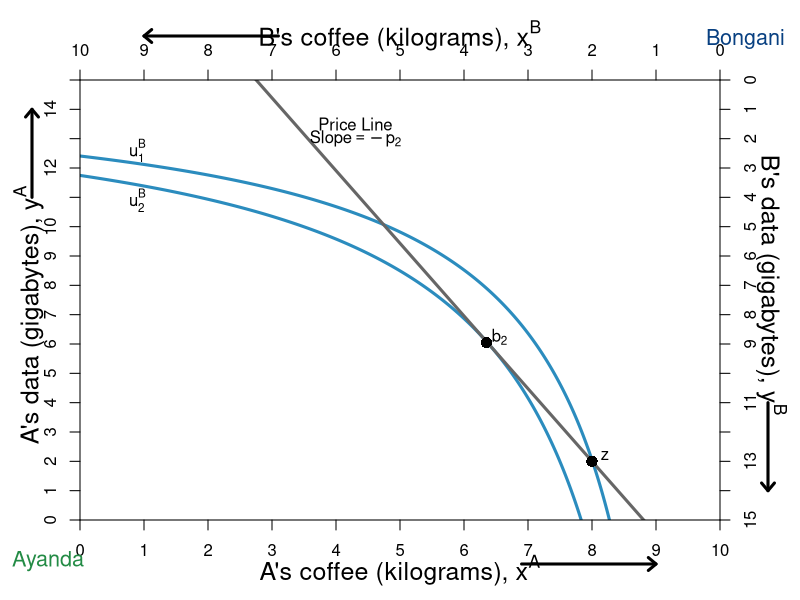

Generate this figure with R:
#require(ggplot2)
require(shape)
pdf(file = "property/property_psp1_offer_step2.pdf", width = 9, height = 7)

#Set parameters for graphics
axislabelsize <- 1.5
graphlinewidth <- 3
namesize <- 1.3

COL <- c("#7fc97f", "#beaed4", "#fdc086", "#ffff99", "#386cb0", "#f0027f", "#bf5b17", "#666666")
COLA <- c("#99d8c9","#66c2a4","#41ae76", "#238b45", "#005824")
COLB <- c("#4eb3d3", "#2b8cbe", "#0868ac","#084081")


indiffcurveA1 <- function(x, U = 4, A = 1, a = 0.5) {
  ((((U-2)/A)*(1/x)^a)^(1/(1-a)))
}

indiffcurveA2 <- function(x, U = 4, A = 1, a = 0.5) {
  (((U/A)*(1/x)^a)^(1/(1-a)))
}

indiffcurveA3 <- function(x, U = 6.196918, A = 1, a = 0.5) {
  (((U/A)*(1/x)^a)^(1/(1-a)))
}

indiffcurveA4 <- function(x, U = 6.984164, A = 1, a = 0.5) {
  ((((U)/A)*(1/x)^a)^(1/(1-a)))
}

paretoEC <- function(x) {
  (3/2)*x
}

MonopolyPrice <- function(x) {
  21.82142 - 2.477677*x 
}

PriceLine <- function(x, intercept = 10, slope = 1) {
  intercept - slope*x 
}


OfferCurveA <- function(x) {
  x/(x  - 4)
}

mrsplot <- function(x) {
  (13/2)*(x/(9-x)^2)
}

OfferCurveB <- function(x) {
  15 - (13/2)*(10 - x)/(9 - x)
}

#Deriving the offer curves: let py = 1
#wA = 8px + 2py = 8px + 2; Demand: x = w/2px => x = 4 + 1/px => px = 1/(x - 4)
#Offer curve is y = px*x => (1/(x-4))*x = x/(x-4) defined for x neq 4
#wA = 2px + 13py = 2px + 13; Demand: x = w/2px => x = 1 + 13/2px => px = 13/2(x - 1)
#B's Offer curve is y = px*x => (13/2)(1/(x-1))*x = (13/2)(x/(x-1)
#Therefore in terms of yA and xA:
#15 - y = (13/2)*(10 - x)/(10 - x - 1)
#Therefore y = 15 - (13/2)*(10-x)/(9 - x) defined for x neq 9
#The tangency of the indifference curve and the offer curve gives mrsplot
#Where mrsplot equals that offer curve, we get x = (3/17)*(51 - sqrt(221)) = 6.376576; 
#So y = 6.022321; therefore u = (6.376576^0.5)*(6.022321^0.5)

indiffcurveBneg1 <- function(x, U = 5.09, A = 1, a = 0.5) {
  15 - (((U/A)*(1/(10 - x))^a)^(1/(1-a)))
}

indiffcurveBneg2 <- function(x, U = 5.703502, A = 1, a = 0.5) {
  15 - (((U/A)*(1/(10 - x))^a)^(1/(1-a)))
}


par(mar =  c(4, 4, 4, 4))
xlims <- c(0, 10)
ylims <- c(0, 15)
xlims2 <- c(10, 0)
ylims2 <- c(15, 0)

plot(0, 0, xlim = xlims, ylim = ylims, type = "n",
     xlab = "",
     ylab = "", 
     xaxt = "n", 
     yaxt = "n", 
     cex.lab = axislabelsize, 
     bty = "n",
     xaxs="i", 
     yaxs="i")


npts <- 500 
npts2 <- 501

#Specify the sequences of points for graphing. 
xx1 <- seq(xlims[1], xlims[2], length.out = npts)
yy1 <- indiffcurveA2(xx1, U = 4, A = 1, a = 0.5)
yy2 <- indiffcurveA2(xx1)

xx2 <- seq(4, xlims[2], length.out = npts)
xx3 <- seq(xlims[1], 9, length.out = npts)

#Draw the lines for the graphs
#lines(xx1, mrsplot(xx1), col = COL[1], lwd = graphlinewidth)
lines(xx1, indiffcurveBneg1(xx1), col = COLB[2], lwd = graphlinewidth)
lines(xx1, indiffcurveBneg2(xx1), col = COLB[2], lwd = graphlinewidth)
#lines(xx1, indiffcurveBneg2(xx1, U = 6.4), col = COLB[2], lwd = graphlinewidth)
#lines(xx1, indiffcurveBneg2(xx1, U = 7.5), col = COLB[2], lwd = graphlinewidth)

#lines(xx3, OfferCurveB(xx3), col = COLB[4], lwd = graphlinewidth+1)
lines(xx1, MonopolyPrice(xx1), col = COL[8], lwd = graphlinewidth)
#lines(xx1, PriceLine(xx1), col = COL[8], lwd = graphlinewidth)
#lines(xx1, PriceLine(xx1, intercept = 15, slope = 1.63), col = COL[8], lwd = graphlinewidth)
#lines(xx1, PriceLine(xx1, intercept = 50, slope = 6), col = COL[8], lwd = graphlinewidth)

#Customize ticks and labels for the plot
ticksy <- seq(from = 0, to = 15, by = 1)
ylabels <- seq(from = 0, to = 15, by = 1)
ticksx <- seq(from = 0, to = 10, by = 1)
xlabels <- seq(from = 0, to = 10, by = 1)
axis(1, at = ticksx, pos = 0, labels = xlabels)
axis(2, at = ticksy, pos = 0, labels = ylabels, las = 0)

#Axis labels
mtext(expression(paste("A's coffee (kilograms), ", x^A)), side=1, line = 2.5, cex = axislabelsize)
text(-0.8, 7, expression(paste("A's data (gigabytes), ", y^A)), xpd = TRUE, cex = axislabelsize, srt = 90) 

#Add arrows:
arrows(-0.75, 11, -0.75, 14, xpd = TRUE, length=0.1,angle=40,lwd=3)
arrows(6.9, -1.5, 9, -1.5, xpd = TRUE, length=0.1,angle=40,lwd=3)

#Annotation of the three graphs and the NE
#text(9.6, 0.9, expression(u[1]^A))
# text(9.6, 2.2, expression(u[1]^A))
# text(9.6, 4.4, expression(u[2]^A))
#text(9.6, 5.9, expression(u[4]^A))

#Perhaps useful point to label the unused intersection of the participation constraints
#points(1.34, 12, pch = 16, col = "black", cex = 1.5)



#Pareto efficiency curve
# segments(3.27, 4.9, 5.84, 8.77, lty = 1, lwd = graphlinewidth, col = COL[2])
# text(4.7, 5, expression("Pareto Efficient Curve"))
# Arrows(4.5, 5.3, 4.5, 6.2, col = "black", lty = 1, lwd = 2, arr.type = "triangle", arr.lwd = 0.5)
#Label B's offer curve
# text(1, 3, expression("B's Offer Curve"))
# Arrows(1, 3.3, 1, 7.2, col = "black", lty = 1, lwd = 2, arr.type = "triangle", arr.lwd = 0.5)

#First Price Line
# text(6.8, 13.5, expression(paste("Price Line")))
# text(6.8, 13, expression(paste("Slope", phantom()==-p[1])))

#Second price line
text(4.3, 13.5, expression(paste("Price Line")))
text(4.3, 13, expression(paste("Slope", phantom()==-p[2])))

#Third price line
# text(2, 13.5, expression(paste("Price Line")))
# text(2, 13, expression(paste("Slope", phantom()==-p[3])))


# Arrows(6.3, 13, 3.8, 13, col = "black", lty = 1, lwd = 2, arr.type = "triangle", arr.lwd = 0.5)

# text(8, 13.5, expression(paste("Different price lines")))
# text(8, 13, expression(paste("going through the endowment")))
# text(8, 12.5, expression(paste("and tangent to B's ICs")))
# text(8, 12, expression(paste("form the offer curve")))
# text(7, 13, expression(paste("Slope", phantom()==-p[m])))
# Arrows(6.3, 13, 3.8, 13, col = "black", lty = 1, lwd = 2, arr.type = "triangle", arr.lwd = 0.5)

#Add a point for the initial endowment
points(8, OfferCurveB(x = 8), pch = 16, col = "black", cex = 1.5)
text(8+0.2, OfferCurveB(x = 8) + 0.2, expression(z))


#Add a point for the initial endowment
points(6.35, OfferCurveB(x = 6.35), pch = 16, col = "black", cex = 1.5)
text(6.35 + 0.2, OfferCurveB(x = 6.35) + 0.2, expression(b[2]))

#Add a point for the initial endowment
# points(5, OfferCurveB(x = 5), pch = 16, col = "black", cex = 1.5)
# text(5 + 0.2, OfferCurveB(x = 5) + 0.3, expression(e[3]))

#Add a point for the initial endowment
# points(2.5, OfferCurveB(x = 2.5), pch = 16, col = "black", cex = 1.5)
# text(2.5 + 0.2, OfferCurveB(x = 2.5) + 0.3, expression(e[4]))


text(-0.5, -1.4, expression("Ayanda"), xpd = TRUE, cex = namesize, col = COLA[4])
text(10.4, 16.4, expression("Bongani"), xpd = TRUE, cex = namesize, col = COLB[4])

#Set up second axes and labels

par(new = TRUE)

#Use the same x and ylims as previously, but with locations switched
xlims2 <- c(10, 0)
ylims2 <- c(15, 0)

#Leave the ylab and xlab blank to ensure no axes titles
plot(0, 0, xlim = xlims2, ylim = ylims2, type = "n",
     xlab = expression(paste("")),
     ylab = expression(paste("")),
     xaxt = "n", 
     yaxt = "n", 
     cex.lab = 1.3, 
     bty = "n",
     xaxs="i", 
     yaxs="i")

#Set up axes at sides 3 and 4 (top and right)
axis(side = 3, at = ticksx, pos = 0, labels = xlabels)
axis(side = 4, at = ticksy, pos = 0, labels = ylabels, las = 0)

text(5, -1.5, expression(paste("B's coffee (kilograms), ", x^B)), xpd = TRUE, cex = axislabelsize)
text(-0.8, 7, expression(paste("B's data (gigabytes), ", y^B)), xpd = TRUE, cex = axislabelsize, srt = 270) 

#Add arrows:
arrows(-0.75, 11, -0.75, 14, xpd = TRUE, length=0.1,angle=40,lwd=3)
arrows(6.9, -1.5, 9, -1.5, xpd = TRUE, length=0.1,angle=40,lwd=3)


#Functions for B's indifference curves
indiffcurveB1 <- function(x, U = 5.09, A = 1, a = 0.5) {
  ((((U-2)/A)*(1/x)^a)^(1/(1-a)))
}

indiffcurveB2 <- function(x, U = 5.09, A = 1, a = 0.5) {
  (((U/A)*(1/x)^a)^(1/(1-a)))
}

indiffcurveB3 <- function(x, U = 5.703502, A = 1, a = 0.5) {
  ((((U)/A)*(1/x)^a)^(1/(1-a)))
}

indiffcurveB4 <- function(x, U = 8.244574, A = 1, a = 0.5) {
  ((((U)/A)*(1/x)^a)^(1/(1-a)))
}

indiffcurveB5 <- function(x, U = 9, A = 1, a = 0.5) {
  ((((U)/A)*(1/x)^a)^(1/(1-a)))
}



#lines(xx1, indiffcurveB1(xx1), col = COLB[3], lwd = graphlinewidth)
#lines(xx1, indiffcurveB2(xx1), col = COLB[3], lwd = graphlinewidth)
#lines(xx1, indiffcurveB3(xx1), col = COLB[3], lwd = graphlinewidth)
#lines(xx1, indiffcurveB4(xx1), col = COLB[3], lwd = graphlinewidth)

#Label B's indifference curves
text(9.1, 2.4, expression(u[1]^B))
text(9.1, 4.1, expression(u[2]^B))
#text(9.1, 5, expression(u[3]^B))
# text(9.1, 6.7, expression(u[4]^B))








#Label a point on the middle of the curve
#points(5, 7.5, pch = 16, col = "black", cex = 1.5)
#text(5, 7, expression(i))

#(5^0.5)*(7.5^0.5) = 6.123724

#Add point for comparison to participation constraint
#points(6.2, 1.55, pch = 16, col = "black", cex = 1.5)
#text(6.1, 1.2, expression(d))


#Calculate TIOLI power allocation for B
#mrs(x,y) => pareto efficient curve is (3/2)x = y
#A's initital utility is 4 = u(8,2) = (8^0.5)*(2^0.5)
#Therefore substitute in the contract curve u_e^A = 4 = (x^A)^(0.5)(3/2*x^A)^0.5
# => x^A = 4/((3/2)^0.5) = 3.27 => x^B = 6.73
# => y^A = 3/2(x^A) = 4.9 => y^B = 10.1

#Add point g for B's TIOLI power
# points(6.73, 10.1, pch = 16, col = "black", cex = 1.5)
# text(6.73, 10.6, expression(g))

#Calculate TIOLI power allocation for A
#mrs(x,y) => pareto efficient curve is (3/2)x = y
#A's initital utility is 4 = u(8,2) = (8^0.5)*(2^0.5)
#Therefore substitute in the contract curve u_e^A = 4 = (x^A)^(0.5)(3/2*x^A)^0.5
# => x^B = 5.09/((3/2)^0.5) = 4.16 => x^A = 5.84
# => y^B = 3/2(x^B) = 6.23 => y^A = 8.77 
#=> u^A = (5.84^0.5)*(8.77^0.5) = 7.156591
#Add point f for A's TIOLI power
# points(4.16, 6.23, pch = 16, col = "black", cex = 1.5)
# text(4.16, 5.8, expression(f))


#Annotating B's endowment
# text(1.8, 12.5, expression(e))

#Annotating a point that is a Pareto improvement over e.
# points(3.623424, 8.977679, pch = 16, col = "black", cex = 1.5)
# text(3.5, 8.6, expression(m))
#(2.94^0.5)*(12.76^0.5)

#Label Pareto Improving Lens
#text(7, 5, expression(paste("Pareto-Improving Lens")))

dev.off()
